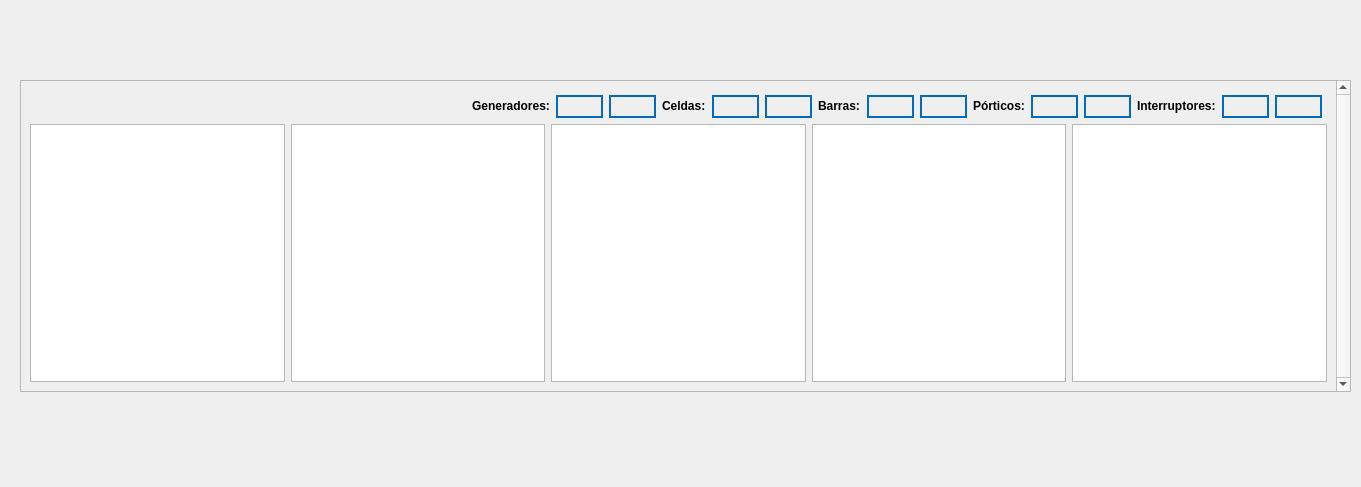
<?xml version="1.0" encoding="UTF-8"?>
<ui version="4.0">
 <class>NewBook</class>
 <widget class="QWidget" name="NewBook">
  <property name="geometry">
   <rect>
    <x>0</x>
    <y>0</y>
    <width>1361</width>
    <height>487</height>
   </rect>
  </property>
  <property name="windowTitle">
   <string>Nuevo Registro</string>
  </property>
  <property name="styleSheet">
   <string notr="true">QPushButton
{	
	height: 2em;
 	border-style: solid;
	border-width: 2px;
 	border-color: grey;
	font-weight: bold;
}

QPushButton:hover
{
   	background-color:grey;
	color:white;
}</string>
  </property>
  <widget class="QScrollArea" name="scrollArea">
   <property name="geometry">
    <rect>
     <x>20</x>
     <y>80</y>
     <width>1331</width>
     <height>312</height>
    </rect>
   </property>
   <property name="sizePolicy">
    <sizepolicy hsizetype="Fixed" vsizetype="Expanding">
     <horstretch>0</horstretch>
     <verstretch>0</verstretch>
    </sizepolicy>
   </property>
   <property name="verticalScrollBarPolicy">
    <enum>Qt::ScrollBarAlwaysOn</enum>
   </property>
   <property name="widgetResizable">
    <bool>true</bool>
   </property>
   <widget class="QWidget" name="scrollAreaWidgetContents">
    <property name="geometry">
     <rect>
      <x>0</x>
      <y>0</y>
      <width>1312</width>
      <height>310</height>
     </rect>
    </property>
    <layout class="QGridLayout" name="gridLayout">
     <item row="1" column="0" colspan="3">
      <layout class="QHBoxLayout" name="horizontalLayout">
       <item>
        <widget class="QTableWidget" name="tableGeneradores">
         <property name="autoFillBackground">
          <bool>true</bool>
         </property>
         <property name="lineWidth">
          <number>5</number>
         </property>
         <property name="editTriggers">
          <set>QAbstractItemView::NoEditTriggers</set>
         </property>
         <property name="textElideMode">
          <enum>Qt::ElideLeft</enum>
         </property>
         <attribute name="horizontalHeaderMinimumSectionSize">
          <number>10</number>
         </attribute>
        </widget>
       </item>
       <item>
        <widget class="QTableWidget" name="tableCeldas">
         <property name="autoFillBackground">
          <bool>true</bool>
         </property>
         <property name="lineWidth">
          <number>5</number>
         </property>
         <property name="editTriggers">
          <set>QAbstractItemView::NoEditTriggers</set>
         </property>
         <property name="textElideMode">
          <enum>Qt::ElideLeft</enum>
         </property>
         <attribute name="horizontalHeaderMinimumSectionSize">
          <number>10</number>
         </attribute>
        </widget>
       </item>
       <item>
        <widget class="QTableWidget" name="tableBarras">
         <property name="autoFillBackground">
          <bool>true</bool>
         </property>
         <property name="lineWidth">
          <number>5</number>
         </property>
         <property name="editTriggers">
          <set>QAbstractItemView::NoEditTriggers</set>
         </property>
         <property name="textElideMode">
          <enum>Qt::ElideLeft</enum>
         </property>
         <attribute name="horizontalHeaderMinimumSectionSize">
          <number>10</number>
         </attribute>
        </widget>
       </item>
       <item>
        <widget class="QTableWidget" name="tablePorticos">
         <property name="sizePolicy">
          <sizepolicy hsizetype="Expanding" vsizetype="Minimum">
           <horstretch>0</horstretch>
           <verstretch>0</verstretch>
          </sizepolicy>
         </property>
         <property name="autoFillBackground">
          <bool>true</bool>
         </property>
         <property name="lineWidth">
          <number>5</number>
         </property>
         <property name="editTriggers">
          <set>QAbstractItemView::NoEditTriggers</set>
         </property>
         <property name="textElideMode">
          <enum>Qt::ElideLeft</enum>
         </property>
         <attribute name="horizontalHeaderMinimumSectionSize">
          <number>10</number>
         </attribute>
        </widget>
       </item>
       <item>
        <widget class="QTableWidget" name="tableInterruptor">
         <property name="autoFillBackground">
          <bool>true</bool>
         </property>
         <property name="lineWidth">
          <number>5</number>
         </property>
         <property name="editTriggers">
          <set>QAbstractItemView::NoEditTriggers</set>
         </property>
         <property name="textElideMode">
          <enum>Qt::ElideLeft</enum>
         </property>
         <attribute name="horizontalHeaderMinimumSectionSize">
          <number>10</number>
         </attribute>
        </widget>
       </item>
      </layout>
     </item>
     <item row="0" column="1" colspan="2">
      <layout class="QGridLayout" name="gridLayout_2">
       <property name="sizeConstraint">
        <enum>QLayout::SetMaximumSize</enum>
       </property>
       <property name="leftMargin">
        <number>5</number>
       </property>
       <property name="topMargin">
        <number>5</number>
       </property>
       <property name="rightMargin">
        <number>5</number>
       </property>
       <item row="0" column="7">
        <widget class="QPushButton" name="btnAddBarras">
         <property name="font">
          <font>
           <pointsize>12</pointsize>
           <weight>75</weight>
           <bold>true</bold>
          </font>
         </property>
         <property name="cursor">
          <cursorShape>PointingHandCursor</cursorShape>
         </property>
         <property name="styleSheet">
          <string notr="true">QPushButton
{	
	height: 2em;
 	border-style: solid;
	border-width: 2px;
 	border-color: #0069c0;
	font-weight: bold;
}

QPushButton:hover
{
   	background-color:#0069c0;
	color:white;
}</string>
         </property>
         <property name="text">
          <string/>
         </property>
         <property name="icon">
          <iconset>
           <normaloff>C:/Users/usuario/.designer/assets/icons/add-icon.png</normaloff>C:/Users/usuario/.designer/assets/icons/add-icon.png</iconset>
         </property>
         <property name="autoDefault">
          <bool>true</bool>
         </property>
         <property name="default">
          <bool>true</bool>
         </property>
         <property name="flat">
          <bool>true</bool>
         </property>
        </widget>
       </item>
       <item row="0" column="5">
        <widget class="QPushButton" name="btnDeleteCeldas">
         <property name="font">
          <font>
           <pointsize>12</pointsize>
           <weight>75</weight>
           <bold>true</bold>
          </font>
         </property>
         <property name="cursor">
          <cursorShape>PointingHandCursor</cursorShape>
         </property>
         <property name="styleSheet">
          <string notr="true">QPushButton
{	
	height: 2em;
 	border-style: solid;
	border-width: 2px;
 	border-color: #0069c0;
	font-weight: bold;
}

QPushButton:hover
{
   	background-color:#0069c0;
	color:white;
}</string>
         </property>
         <property name="text">
          <string/>
         </property>
         <property name="icon">
          <iconset>
           <normaloff>C:/Users/usuario/.designer/assets/icons/db_negative.png</normaloff>C:/Users/usuario/.designer/assets/icons/db_negative.png</iconset>
         </property>
         <property name="autoDefault">
          <bool>true</bool>
         </property>
         <property name="default">
          <bool>true</bool>
         </property>
         <property name="flat">
          <bool>true</bool>
         </property>
        </widget>
       </item>
       <item row="0" column="6">
        <widget class="QLabel" name="label_6">
         <property name="text">
          <string>&lt;html&gt;&lt;head/&gt;&lt;body&gt;&lt;p&gt;&lt;span style=&quot; font-size:9pt; font-weight:600;&quot;&gt;Barras:&lt;/span&gt;&lt;/p&gt;&lt;/body&gt;&lt;/html&gt;</string>
         </property>
        </widget>
       </item>
       <item row="0" column="4">
        <widget class="QPushButton" name="btnAddCeldas">
         <property name="font">
          <font>
           <pointsize>12</pointsize>
           <weight>75</weight>
           <bold>true</bold>
          </font>
         </property>
         <property name="cursor">
          <cursorShape>PointingHandCursor</cursorShape>
         </property>
         <property name="styleSheet">
          <string notr="true">QPushButton
{	
	height: 2em;
 	border-style: solid;
	border-width: 2px;
 	border-color: #0069c0;
	font-weight: bold;
}

QPushButton:hover
{
   	background-color:#0069c0;
	color:white;
}</string>
         </property>
         <property name="text">
          <string/>
         </property>
         <property name="icon">
          <iconset>
           <normaloff>C:/Users/usuario/.designer/assets/icons/add-icon.png</normaloff>C:/Users/usuario/.designer/assets/icons/add-icon.png</iconset>
         </property>
         <property name="autoDefault">
          <bool>true</bool>
         </property>
         <property name="default">
          <bool>true</bool>
         </property>
         <property name="flat">
          <bool>true</bool>
         </property>
        </widget>
       </item>
       <item row="0" column="3">
        <widget class="QLabel" name="label_5">
         <property name="text">
          <string>&lt;html&gt;&lt;head/&gt;&lt;body&gt;&lt;p&gt;&lt;span style=&quot; font-size:9pt; font-weight:600;&quot;&gt;Celdas:&lt;/span&gt;&lt;/p&gt;&lt;/body&gt;&lt;/html&gt;</string>
         </property>
         <property name="alignment">
          <set>Qt::AlignLeading|Qt::AlignLeft|Qt::AlignVCenter</set>
         </property>
         <property name="margin">
          <number>0</number>
         </property>
        </widget>
       </item>
       <item row="0" column="8">
        <widget class="QPushButton" name="btnDeleteBarras">
         <property name="font">
          <font>
           <pointsize>12</pointsize>
           <weight>75</weight>
           <bold>true</bold>
          </font>
         </property>
         <property name="cursor">
          <cursorShape>PointingHandCursor</cursorShape>
         </property>
         <property name="styleSheet">
          <string notr="true">QPushButton
{	
	height: 2em;
 	border-style: solid;
	border-width: 2px;
 	border-color: #0069c0;
	font-weight: bold;
}

QPushButton:hover
{
   	background-color:#0069c0;
	color:white;
}</string>
         </property>
         <property name="text">
          <string/>
         </property>
         <property name="icon">
          <iconset>
           <normaloff>C:/Users/usuario/.designer/assets/icons/db_negative.png</normaloff>C:/Users/usuario/.designer/assets/icons/db_negative.png</iconset>
         </property>
         <property name="autoDefault">
          <bool>true</bool>
         </property>
         <property name="default">
          <bool>true</bool>
         </property>
         <property name="flat">
          <bool>true</bool>
         </property>
        </widget>
       </item>
       <item row="0" column="2">
        <widget class="QPushButton" name="btnAddGeneradores">
         <property name="font">
          <font>
           <pointsize>12</pointsize>
           <weight>75</weight>
           <bold>true</bold>
          </font>
         </property>
         <property name="cursor">
          <cursorShape>PointingHandCursor</cursorShape>
         </property>
         <property name="styleSheet">
          <string notr="true">QPushButton
{	
	height: 2em;
 	border-style: solid;
	border-width: 2px;
 	border-color: #0069c0;
	font-weight: bold;
}

QPushButton:hover
{
   	background-color:#0069c0;
	color:white;
}</string>
         </property>
         <property name="text">
          <string/>
         </property>
         <property name="icon">
          <iconset>
           <normaloff>../assets/icons/add-icon.png</normaloff>../assets/icons/add-icon.png</iconset>
         </property>
         <property name="autoDefault">
          <bool>true</bool>
         </property>
         <property name="default">
          <bool>true</bool>
         </property>
         <property name="flat">
          <bool>true</bool>
         </property>
        </widget>
       </item>
       <item row="0" column="1">
        <widget class="QPushButton" name="btnDeleteGenerador">
         <property name="font">
          <font>
           <pointsize>12</pointsize>
           <weight>75</weight>
           <bold>true</bold>
          </font>
         </property>
         <property name="cursor">
          <cursorShape>PointingHandCursor</cursorShape>
         </property>
         <property name="styleSheet">
          <string notr="true">QPushButton
{	
	height: 2em;
 	border-style: solid;
	border-width: 2px;
 	border-color: #0069c0;
	font-weight: bold;
}

QPushButton:hover
{
   	background-color:#0069c0;
	color:white;
}</string>
         </property>
         <property name="text">
          <string/>
         </property>
         <property name="icon">
          <iconset>
           <normaloff>C:/Users/usuario/.designer/assets/icons/db_negative.png</normaloff>C:/Users/usuario/.designer/assets/icons/db_negative.png</iconset>
         </property>
         <property name="autoDefault">
          <bool>true</bool>
         </property>
         <property name="default">
          <bool>true</bool>
         </property>
         <property name="flat">
          <bool>true</bool>
         </property>
        </widget>
       </item>
       <item row="0" column="0">
        <widget class="QLabel" name="label_4">
         <property name="text">
          <string>&lt;html&gt;&lt;head/&gt;&lt;body&gt;&lt;p&gt;&lt;span style=&quot; font-size:9pt; font-weight:600;&quot;&gt;Generadores:&lt;/span&gt;&lt;/p&gt;&lt;/body&gt;&lt;/html&gt;</string>
         </property>
         <property name="scaledContents">
          <bool>true</bool>
         </property>
        </widget>
       </item>
       <item row="0" column="10">
        <widget class="QPushButton" name="btnDeletePorticos">
         <property name="font">
          <font>
           <pointsize>12</pointsize>
           <weight>75</weight>
           <bold>true</bold>
          </font>
         </property>
         <property name="cursor">
          <cursorShape>PointingHandCursor</cursorShape>
         </property>
         <property name="styleSheet">
          <string notr="true">QPushButton
{	
	height: 2em;
 	border-style: solid;
	border-width: 2px;
 	border-color: #0069c0;
	font-weight: bold;
}

QPushButton:hover
{
   	background-color:#0069c0;
	color:white;
}</string>
         </property>
         <property name="text">
          <string/>
         </property>
         <property name="icon">
          <iconset>
           <normaloff>C:/Users/usuario/.designer/assets/icons/db_negative.png</normaloff>C:/Users/usuario/.designer/assets/icons/db_negative.png</iconset>
         </property>
         <property name="autoDefault">
          <bool>true</bool>
         </property>
         <property name="default">
          <bool>true</bool>
         </property>
         <property name="flat">
          <bool>true</bool>
         </property>
        </widget>
       </item>
       <item row="0" column="14">
        <widget class="QPushButton" name="btnDeleteInterruptor">
         <property name="font">
          <font>
           <pointsize>12</pointsize>
           <weight>75</weight>
           <bold>true</bold>
          </font>
         </property>
         <property name="cursor">
          <cursorShape>PointingHandCursor</cursorShape>
         </property>
         <property name="styleSheet">
          <string notr="true">QPushButton
{	
	height: 2em;
 	border-style: solid;
	border-width: 2px;
 	border-color: #0069c0;
	font-weight: bold;
}

QPushButton:hover
{
   	background-color:#0069c0;
	color:white;
}</string>
         </property>
         <property name="text">
          <string/>
         </property>
         <property name="icon">
          <iconset>
           <normaloff>C:/Users/usuario/.designer/assets/icons/db_negative.png</normaloff>C:/Users/usuario/.designer/assets/icons/db_negative.png</iconset>
         </property>
         <property name="autoDefault">
          <bool>true</bool>
         </property>
         <property name="default">
          <bool>true</bool>
         </property>
         <property name="flat">
          <bool>true</bool>
         </property>
        </widget>
       </item>
       <item row="0" column="9">
        <widget class="QLabel" name="label_7">
         <property name="text">
          <string>&lt;html&gt;&lt;head/&gt;&lt;body&gt;&lt;p&gt;&lt;span style=&quot; font-size:9pt; font-weight:600;&quot;&gt;Pórticos:&lt;/span&gt;&lt;/p&gt;&lt;/body&gt;&lt;/html&gt;</string>
         </property>
         <property name="scaledContents">
          <bool>true</bool>
         </property>
        </widget>
       </item>
       <item row="0" column="12">
        <widget class="QLabel" name="label_9">
         <property name="text">
          <string>&lt;html&gt;&lt;head/&gt;&lt;body&gt;&lt;p&gt;&lt;span style=&quot; font-size:9pt; font-weight:600;&quot;&gt;Interruptores:&lt;/span&gt;&lt;/p&gt;&lt;/body&gt;&lt;/html&gt;</string>
         </property>
        </widget>
       </item>
       <item row="0" column="13">
        <widget class="QPushButton" name="btnAddInterruptor">
         <property name="font">
          <font>
           <pointsize>12</pointsize>
           <weight>75</weight>
           <bold>true</bold>
          </font>
         </property>
         <property name="cursor">
          <cursorShape>PointingHandCursor</cursorShape>
         </property>
         <property name="styleSheet">
          <string notr="true">QPushButton
{	
	height: 2em;
 	border-style: solid;
	border-width: 2px;
 	border-color: #0069c0;
	font-weight: bold;
}

QPushButton:hover
{
   	background-color:#0069c0;
	color:white;
}</string>
         </property>
         <property name="text">
          <string/>
         </property>
         <property name="icon">
          <iconset>
           <normaloff>C:/Users/usuario/.designer/assets/icons/add-icon.png</normaloff>C:/Users/usuario/.designer/assets/icons/add-icon.png</iconset>
         </property>
         <property name="autoDefault">
          <bool>true</bool>
         </property>
         <property name="default">
          <bool>true</bool>
         </property>
         <property name="flat">
          <bool>true</bool>
         </property>
        </widget>
       </item>
       <item row="0" column="11">
        <widget class="QPushButton" name="btnAddPorticos">
         <property name="font">
          <font>
           <pointsize>12</pointsize>
           <weight>75</weight>
           <bold>true</bold>
          </font>
         </property>
         <property name="cursor">
          <cursorShape>PointingHandCursor</cursorShape>
         </property>
         <property name="styleSheet">
          <string notr="true">QPushButton
{	
	height: 2em;
 	border-style: solid;
	border-width: 2px;
 	border-color: #0069c0;
	font-weight: bold;
}

QPushButton:hover
{
   	background-color:#0069c0;
	color:white;
}</string>
         </property>
         <property name="text">
          <string/>
         </property>
         <property name="icon">
          <iconset>
           <normaloff>C:/Users/usuario/.designer/assets/icons/add-icon.png</normaloff>C:/Users/usuario/.designer/assets/icons/add-icon.png</iconset>
         </property>
         <property name="autoDefault">
          <bool>true</bool>
         </property>
         <property name="default">
          <bool>true</bool>
         </property>
         <property name="flat">
          <bool>true</bool>
         </property>
        </widget>
       </item>
      </layout>
     </item>
    </layout>
   </widget>
  </widget>
  <widget class="QLabel" name="label_17">
   <property name="geometry">
    <rect>
     <x>860</x>
     <y>550</y>
     <width>38</width>
     <height>34</height>
    </rect>
   </property>
   <property name="text">
    <string/>
   </property>
  </widget>
 </widget>
 <resources/>
 <connections/>
</ui>
